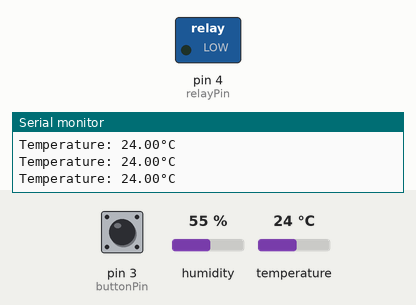
A sketch run on a simulated Arduino Uno, built with avr-gcc and run on an emulated ATmega328P. Shown: switched loads named in the sketch (green lamp = pin HIGH), the last lines printed to the serial monitor. The test bench sets the inputs (shaded band); at power-on: pin 3 (buttonPin) HIGH, humidity 55 %, temperature 24 °C.

Above: at 1.8 s.
1.9 s: pin 3 (buttonPin) pulled LOW for 0.6 s
At 3.0 s:
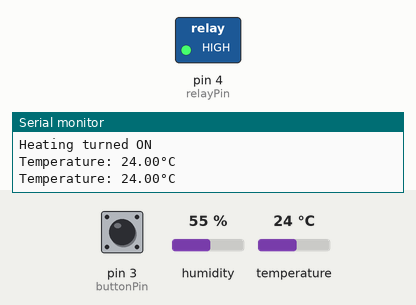
4.0 s: pin 3 (buttonPin) pulled LOW for 1 s
At 5.5 s:
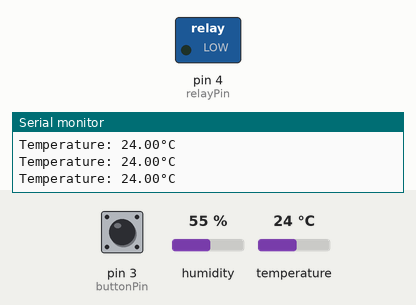
6.5 s: pin 3 (buttonPin) pulled LOW for 3.2 s
At 7.1 s:
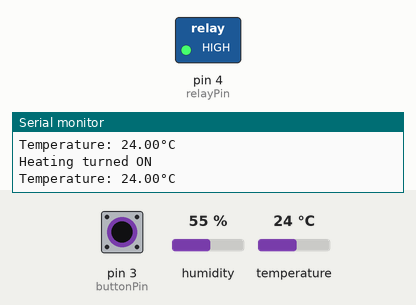
Timing chart, 0 to 9.5 s (numbered marks = the images above; inputs shaded):
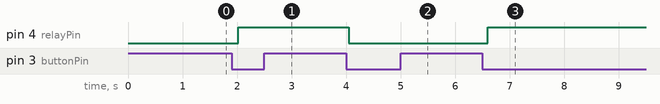

Measured:
- after the input at 1.9 s, pin 4 (relayPin): LOW → HIGH after 0.13 s
- after the input at 4.0 s, pin 4 (relayPin): HIGH → LOW after 0.05 s
- after the input at 6.5 s, pin 4 (relayPin): LOW → HIGH after 0.10 s

The sketch:

code.ino
```cpp
#include <DHT.h> //adding dht library

#define DHTPIN 2          // Digital pin connected to the DHT11
#define DHTTYPE DHT11     // Since we are usind DHT 11

// Setting up variables
const int relayPin = 4;  // Digital pin connected to the relay (4)
const int buttonPin = 3; // Digital pin connected to the push button (3)
// We will set initial heating state to low because the heating element is off at starting
int heatingState = LOW;  // Initial heating state (OFF)
int previousButtonState = HIGH; // Previous state of the button
int currentButtonState; // Current state of the button
DHT dht(DHTPIN, DHTTYPE); // creating an object from dht library

void setup() {

  pinMode(relayPin, OUTPUT);      // Set the relay pin as output
  pinMode(buttonPin, INPUT_PULLUP); // Set the button pin as input with internal pull-up resistor
  digitalWrite(relayPin, heatingState); // Set the initial state of the relay

  Serial.begin(9600);
  dht.begin();
}

void loop() {
  currentButtonState = digitalRead(buttonPin); // Read the current state of the button

  // Check if the button is pressed and released
  if (currentButtonState == LOW && previousButtonState == HIGH) {
    heatingState = !heatingState; // Toggle the heating state

    if (heatingState == HIGH) {
      Serial.println("Heating turned ON");
    } else {
      Serial.println("Heating turned OFF");
    }

    digitalWrite(relayPin, heatingState); // Update the relay state
  }

  previousButtonState = currentButtonState; // Save the current state for the next iteration

  // Read temperature from DHT11 sensor
  float temperature = dht.readTemperature();
  if (!isnan(temperature)) {
    Serial.print("Temperature: ");
    Serial.print(temperature);
    Serial.println("°C");
  }

  delay(500); // Small delay between each iteration
}
```
